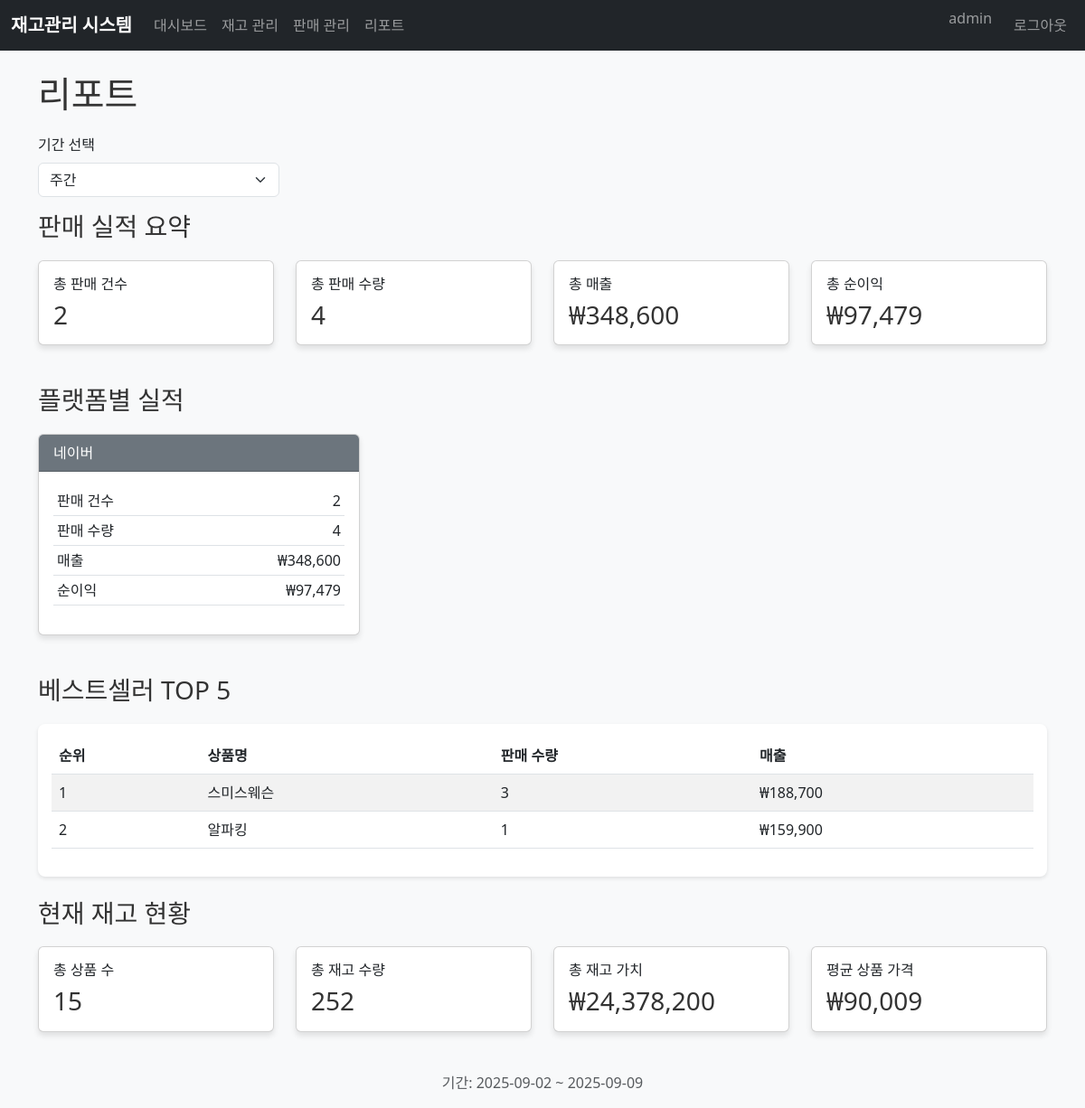
The app's page /reports (signed in) with its own data.
### tables this page shows
CREATE TABLE users (
            id INTEGER PRIMARY KEY AUTOINCREMENT,
            username VARCHAR(50) UNIQUE NOT NULL,
            email VARCHAR(100) UNIQUE NOT NULL,
            password_hash VARCHAR(255) NOT NULL,
            is_admin BOOLEAN DEFAULT 0,
            created_at DATETIME DEFAULT CURRENT_TIMESTAMP
        );

CREATE TABLE products (
        id INTEGER PRIMARY KEY AUTOINCREMENT,
        name VARCHAR(100) NOT NULL,
        options TEXT,
        price DECIMAL(10,2) NOT NULL,
        margin_naver DECIMAL(5,2) NOT NULL,
        margin_coupang DECIMAL(5,2) NOT NULL,
        margin_self DECIMAL(5,2) NOT NULL,
        quantity INTEGER NOT NULL DEFAULT 0,
        created_at DATETIME DEFAULT CURRENT_TIMESTAMP,
        updated_at DATETIME DEFAULT CURRENT_TIMESTAMP
    );

### app.py (the view)
@app.route('/reports')
@login_required
def reports_page():
    today = date.today()
    period = request.args.get('period', 'week')
    if period == 'day':
        start_date = today
        end_date = today
    elif period == 'week':
        start_date = today - timedelta(days=7)
        end_date = today
    elif period == 'month':
        start_date = today - timedelta(days=30)
        end_date = today
    else:
        start_date = request.args.get('start_date', today - timedelta(days=7))
        end_date = request.args.get('end_date', today)
    sales_summary = sales_manager.get_sales_summary(start_date, end_date)
    inventory_summary = manager.get_inventory_summary()
    return render_template('reports.html',
                         sales_summary=sales_summary,
                         inventory_summary=inventory_summary,
                         start_date=start_date,
                         end_date=end_date,
                         period=period)

### app.py (called while the page is built)
@login_manager.user_loader
def load_user(user_id):
    return User.get_by_id(int(user_id))

### auth.py (called while the page is built)
    @staticmethod
    def get_by_id(user_id):
        conn = database.get_connection()
        cursor = conn.cursor()
        if database.USE_POSTGRESQL:
            cursor.execute('SELECT id, username, email, is_admin FROM users WHERE id = %s', (user_id,))
        else:
            cursor.execute('SELECT id, username, email, is_admin FROM users WHERE id = ?', (user_id,))
        user_data = cursor.fetchone()
        conn.close()
        if user_data:
            return User(user_data[0], user_data[1], user_data[2], user_data[3])
        return None

### database.py (called while the page is built)
def get_connection():
    return sqlite3.connect(DATABASE_NAME)

### database_cloud.py (called while the page is built)
def get_connection():
    if USE_POSTGRESQL:
        result = urlparse(DATABASE_URL)
        return psycopg2.connect(
            database=result.path[1:],
            user=result.username,
            password=result.password,
            host=result.hostname,
            port=result.port
        )
    else:
        return sqlite3.connect('inventory.db')

### templates/reports.html (shortened to what this page needs)
{% extends "base.html" %}
{% block content %}
<h1>리포트</h1>
<div class="row mb-3">
    <div class="col-md-12">
        <form method="get" action="/reports" class="row g-3">
            <div class="col-md-3">
                <label for="period" class="form-label">기간 선택</label>
                <select class="form-select" id="period" name="period" onchange="this.form.submit()">
                    <option value="week" {% if period == 'week' %}selected{% endif %}>주간</option>
                </select>
            </div>
        </form>
    </div>
</div>
<h3>판매 실적 요약</h3>
<div class="row mb-4">
    <div class="col-md-3">
        <div class="card">
            <div class="card-body">
                <h6 class="card-title">총 판매 건수</h6>
                <h3 class="card-text">{{ sales_summary.total_sales }}</h3>
            </div>
        </div>
    </div>
    <div class="col-md-3">
        <div class="card">
            <div class="card-body">
                <h6 class="card-title">총 판매 수량</h6>
                <h3 class="card-text">{{ sales_summary.total_quantity }}</h3>
            </div>
        </div>
    </div>
    <div class="col-md-3">
        <div class="card">
            <div class="card-body">
                <h6 class="card-title">총 매출</h6>
                <h3 class="card-text">₩{{ "{:,.0f}".format(sales_summary.total_revenue) }}</h3>
            </div>
        </div>
    </div>
    <div class="col-md-3">
        <div class="card">
            <div class="card-body">
                <h6 class="card-title">총 순이익</h6>
                <h3 class="card-text">₩{{ "{:,.0f}".format(sales_summary.total_profit) }}</h3>
            </div>
        </div>
    </div>
</div>
{% if sales_summary.platform_stats %}
<h3>플랫폼별 실적</h3>
<div class="row mb-4">
    {% for platform, stats in sales_summary.platform_stats.items() %}
    <div class="col-md-4">
        <div class="card">
            <div class="card-header bg-secondary text-white">
                {% if platform == '네이버' %}네이버{% elif platform == '쿠팡' %}쿠팡{% elif platform == '자사몰' %}자사몰{% else %}{{ platform }}{% endif %}
            </div>
            <div class="card-body">
                <table class="table table-sm">
                    <tr>
                        <td>판매 건수</td>
                        <td class="text-end">{{ stats.sales_count }}</td>
                    </tr>
                    <tr>
                        <td>판매 수량</td>
                        <td class="text-end">{{ stats.quantity }}</td>
                    </tr>
                    <tr>
                        <td>매출</td>
                        <td class="text-end">₩{{ "{:,.0f}".format(stats.revenue) }}</td>
                    </tr>
                    <tr>
                        <td>순이익</td>
                        <td class="text-end">₩{{ "{:,.0f}".format(stats.profit) }}</td>
                    </tr>
                </table>
            </div>
        </div>
    </div>
    {% endfor %}
</div>
{% endif %}
{% if sales_summary.top_products %}
<h3>베스트셀러 TOP 5</h3>
<div class="table-responsive mb-4">
    <table class="table table-striped">
        <thead>
            <tr>
                <th>순위</th>
                <th>상품명</th>
                <th>판매 수량</th>
                <th>매출</th>
            </tr>
        </thead>
        <tbody>
            {% for product in sales_summary.top_products %}
            <tr>
                <td>{{ loop.index }}</td>
                <td>{{ product.name }}</td>
                <td>{{ product.quantity_sold }}</td>
                <td>₩{{ "{:,.0f}".format(product.revenue) }}</td>
            </tr>
            {% endfor %}
        </tbody>
    </table>
</div>
{% endif %}
<h3>현재 재고 현황</h3>
<div class="row mb-4">
    <div class="col-md-3">
        <div class="card">
            <div class="card-body">
                <h6 class="card-title">총 상품 수</h6>
                <h3 class="card-text">{{ inventory_summary.total_products }}</h3>
            </div>
        </div>
    </div>
    <div class="col-md-3">
        <div class="card">
            <div class="card-body">
                <h6 class="card-title">총 재고 수량</h6>
                <h3 class="card-text">{{ inventory_summary.total_quantity }}</h3>
            </div>
        </div>
    </div>
    <div class="col-md-3">
        <div class="card">
            <div class="card-body">
                <h6 class="card-title">총 재고 가치</h6>
                <h3 class="card-text">₩{{ "{:,.0f}".format(inventory_summary.total_value) }}</h3>
            </div>
        </div>
    </div>
    <div class="col-md-3">
        <div class="card">
            <div class="card-body">
                <h6 class="card-title">평균 상품 가격</h6>
                <h3 class="card-text">₩{{ "{:,.0f}".format(inventory_summary.avg_price) }}</h3>
            </div>
        </div>
    </div>
</div>
<div class="text-center">
    <p class="text-muted">
        기간: {{ start_date }} ~ {{ end_date }}
    </p>
</div>
{% endblock %}

### templates/base.html (shortened to what this page needs)
<!DOCTYPE html>
<html lang="ko">
<head>
    <link href="https://cdn.jsdelivr.net/npm/bootstrap@5.3.0/dist/css/bootstrap.min.css" rel="stylesheet">
    <link rel="stylesheet" href="{{ url_for('static', filename='css/style.css') }}">
</head>
<body>
    <nav class="navbar navbar-expand-lg navbar-dark bg-dark">
        <div class="container-fluid">
            <a class="navbar-brand" href="/">재고관리 시스템</a>
            <div class="collapse navbar-collapse" id="navbarNav">
                <ul class="navbar-nav">
                    <li class="nav-item">
                        <a class="nav-link" href="/">대시보드</a>
                    </li>
                    <li class="nav-item">
                        <a class="nav-link" href="/inventory">재고 관리</a>
                    </li>
                    <li class="nav-item">
                        <a class="nav-link" href="/sales">판매 관리</a>
                    </li>
                    <li class="nav-item">
                        <a class="nav-link" href="/reports">리포트</a>
                    </li>
                </ul>
                <ul class="navbar-nav ms-auto">
                    {% if current_user.is_authenticated %}
                    <li class="nav-item">
                        <span class="navbar-text me-3">{{ current_user.username }}</span>
                    </li>
                    <li class="nav-item">
                        <a class="nav-link" href="/logout">로그아웃</a>
                    </li>
                    {% endif %}
                </ul>
            </div>
        </div>
    </nav>
    <div class="container mt-4">
        {% block content %}{% endblock %}
    </div>
</body>
</html>

### static/css/style.css (style rules this page uses)
body { background-color: #f8f9fa; }
.navbar-brand { font-weight: bold; }
.card { margin-bottom: 20px; box-shadow: 0 4px 6px rgba(0, 0, 0, 0.1); }
.table-responsive { background-color: white; border-radius: 8px; padding: 15px; box-shadow: 0 2px 4px rgba(0, 0, 0, 0.1); }
h1, h2, h3 { color: #333; margin-bottom: 20px; }

### records on screen
users: username "admin"
products: name "스미스웨슨", quantity_sold "3", revenue "188,700"
products: name "알파킹", quantity_sold "1", revenue "159,900"

### other values on screen
{{ sales_summary.total_sales }} "2"
{{ sales_summary.total_quantity }} "4"
{{ "{:,.0f}".format(sales_summary.total_revenue) }} "348,600"
{{ "{:,.0f}".format(sales_summary.total_profit) }} "97,479"
{{ stats.sales_count }} "2"
{{ stats.quantity }} "4"
{{ "{:,.0f}".format(stats.revenue) }} "348,600"
{{ "{:,.0f}".format(stats.profit) }} "97,479"
{{ inventory_summary.total_products }} "15"
{{ inventory_summary.total_quantity }} "252"
{{ "{:,.0f}".format(inventory_summary.total_value) }} "24,378,200"
{{ "{:,.0f}".format(inventory_summary.avg_price) }} "90,009"
{{ start_date }} "2025-09-02"
{{ end_date }} "2025-09-09"
